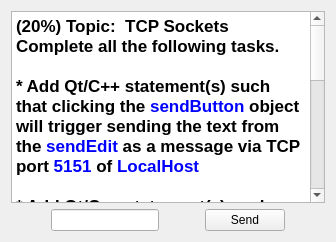
          <widget class="QWidget" name="tab_19">
           <attribute name="title">
            <string>b5</string>
           </attribute>
           <layout class="QVBoxLayout" name="verticalLayout_22">
            <item>
             <widget class="QTextBrowser" name="textBrowser_20">
              <property name="html">
               <string>&lt;!DOCTYPE HTML PUBLIC &quot;-//W3C//DTD HTML 4.0//EN&quot; &quot;http://www.w3.org/TR/REC-html40/strict.dtd&quot;&gt;
&lt;html&gt;&lt;head&gt;&lt;meta name=&quot;qrichtext&quot; content=&quot;1&quot; /&gt;&lt;style type=&quot;text/css&quot;&gt;
p, li { white-space: pre-wrap; }
&lt;/style&gt;&lt;/head&gt;&lt;body style=&quot; font-family:'Sans'; font-size:10pt; font-weight:400; font-style:normal;&quot;&gt;
&lt;p style=&quot; margin-top:0px; margin-bottom:0px; margin-left:0px; margin-right:0px; -qt-block-indent:0; text-indent:0px;&quot;&gt;&lt;span style=&quot; font-family:'.Lucida Grande UI'; font-size:13pt; font-weight:600;&quot;&gt;(20%) Topic:  TCP Sockets&lt;/span&gt;&lt;/p&gt;
&lt;p style=&quot; margin-top:0px; margin-bottom:0px; margin-left:0px; margin-right:0px; -qt-block-indent:0; text-indent:0px;&quot;&gt;&lt;span style=&quot; font-family:'.Lucida Grande UI'; font-size:13pt; font-weight:600;&quot;&gt;Complete all the following tasks.&lt;/span&gt;&lt;/p&gt;
&lt;p style=&quot;-qt-paragraph-type:empty; margin-top:0px; margin-bottom:0px; margin-left:0px; margin-right:0px; -qt-block-indent:0; text-indent:0px; font-family:'.Lucida Grande UI'; font-size:13pt; font-weight:600;&quot;&gt;&lt;br /&gt;&lt;/p&gt;
&lt;p style=&quot; margin-top:0px; margin-bottom:0px; margin-left:0px; margin-right:0px; -qt-block-indent:0; text-indent:0px;&quot;&gt;&lt;span style=&quot; font-family:'.Lucida Grande UI'; font-size:13pt; font-weight:600;&quot;&gt;* Add Qt/C++ statement(s) such that clicking the &lt;/span&gt;&lt;span style=&quot; font-family:'.Lucida Grande UI'; font-size:13pt; font-weight:600; color:#0000ff;&quot;&gt;sendButton&lt;/span&gt;&lt;span style=&quot; font-family:'.Lucida Grande UI'; font-size:13pt; font-weight:600;&quot;&gt; object will trigger sending the text from the &lt;/span&gt;&lt;span style=&quot; font-family:'.Lucida Grande UI'; font-size:13pt; font-weight:600; color:#0000ff;&quot;&gt;sendEdit&lt;/span&gt;&lt;span style=&quot; font-family:'.Lucida Grande UI'; font-size:13pt; font-weight:600;&quot;&gt; as a message via TCP port &lt;/span&gt;&lt;span style=&quot; font-family:'.Lucida Grande UI'; font-size:13pt; font-weight:600; color:#0000ff;&quot;&gt;5151&lt;/span&gt;&lt;span style=&quot; font-family:'.Lucida Grande UI'; font-size:13pt; font-weight:600;&quot;&gt; of &lt;/span&gt;&lt;span style=&quot; font-family:'.Lucida Grande UI'; font-size:13pt; font-weight:600; color:#0000ff;&quot;&gt;LocalHost     &lt;/span&gt;&lt;/p&gt;
&lt;p style=&quot;-qt-paragraph-type:empty; margin-top:0px; margin-bottom:0px; margin-left:0px; margin-right:0px; -qt-block-indent:0; text-indent:0px; font-family:'.Lucida Grande UI'; font-size:13pt; font-weight:600;&quot;&gt;&lt;br /&gt;&lt;/p&gt;
&lt;p style=&quot; margin-top:0px; margin-bottom:0px; margin-left:0px; margin-right:0px; -qt-block-indent:0; text-indent:0px;&quot;&gt;&lt;span style=&quot; font-family:'.Lucida Grande UI'; font-size:13pt; font-weight:600;&quot;&gt;* Add Qt/C++ statement(s) such that the &lt;/span&gt;&lt;span style=&quot; font-family:'.Lucida Grande UI'; font-size:13pt; font-weight:600; color:#0000ff;&quot;&gt;sendEdit &lt;/span&gt;&lt;span style=&quot; font-family:'.Lucida Grande UI'; font-size:13pt; font-weight:600;&quot;&gt;object is cleared after the text has been sent&lt;/span&gt;&lt;/p&gt;
&lt;p style=&quot;-qt-paragraph-type:empty; margin-top:0px; margin-bottom:0px; margin-left:0px; margin-right:0px; -qt-block-indent:0; text-indent:0px; font-family:'.Lucida Grande UI'; font-size:13pt; font-weight:600;&quot;&gt;&lt;br /&gt;&lt;/p&gt;
&lt;p style=&quot; margin-top:0px; margin-bottom:0px; margin-left:0px; margin-right:0px; -qt-block-indent:0; text-indent:0px;&quot;&gt;&lt;span style=&quot; font-family:'.Lucida Grande UI'; font-size:13pt; font-weight:600;&quot;&gt;* For full credit, this send function must work each time &lt;/span&gt;&lt;span style=&quot; font-family:'.Lucida Grande UI'; font-size:13pt; font-weight:600; color:#0000ff;&quot;&gt;sendButton&lt;/span&gt;&lt;span style=&quot; font-family:'.Lucida Grande UI'; font-size:13pt; font-weight:600;&quot;&gt; is clicked&lt;/span&gt;&lt;/p&gt;
&lt;p style=&quot;-qt-paragraph-type:empty; margin-top:0px; margin-bottom:0px; margin-left:0px; margin-right:0px; -qt-block-indent:0; text-indent:0px; font-family:'.Lucida Grande UI'; font-size:13pt; font-weight:600; color:#000000;&quot;&gt;&lt;br /&gt;&lt;/p&gt;
&lt;p style=&quot; margin-top:0px; margin-bottom:0px; margin-left:0px; margin-right:0px; -qt-block-indent:0; text-indent:0px;&quot;&gt;&lt;span style=&quot; font-family:'.Lucida Grande UI'; font-size:13pt; font-weight:600; color:#000000;&quot;&gt;Hints:&lt;/span&gt;&lt;/p&gt;
&lt;p style=&quot; margin-top:0px; margin-bottom:0px; margin-left:0px; margin-right:0px; -qt-block-indent:0; text-indent:0px;&quot;&gt;&lt;span style=&quot; font-family:'.Lucida Grande UI'; font-size:13pt; font-weight:600; color:#000000;&quot;&gt;Type &lt;/span&gt;&lt;span style=&quot; font-family:'.Lucida Grande UI'; font-size:13pt; font-weight:600; color:#ff0000;&quot;&gt;nc -l 5151&lt;/span&gt;&lt;span style=&quot; font-family:'.Lucida Grande UI'; font-size:13pt; font-weight:600; color:#000000;&quot;&gt; in a terminal window &lt;/span&gt;&lt;span style=&quot; font-family:'.Lucida Grande UI'; font-size:13pt; font-weight:600; color:#0000ff;&quot;&gt;before&lt;/span&gt;&lt;span style=&quot; font-family:'.Lucida Grande UI'; font-size:13pt; font-weight:600; color:#000000;&quot;&gt; trying to send a message in order to verify the message has been sent (lowercase L, not digit one)&lt;/span&gt;&lt;/p&gt;
&lt;p style=&quot;-qt-paragraph-type:empty; margin-top:0px; margin-bottom:0px; margin-left:0px; margin-right:0px; -qt-block-indent:0; text-indent:0px; font-family:'.Lucida Grande UI'; font-size:13pt; font-weight:600; color:#000000;&quot;&gt;&lt;br /&gt;&lt;/p&gt;
&lt;p style=&quot; margin-top:0px; margin-bottom:0px; margin-left:0px; margin-right:0px; -qt-block-indent:0; text-indent:0px;&quot;&gt;&lt;span style=&quot; font-family:'.Lucida Grande UI'; font-size:13pt; font-weight:600; color:#ff0000;&quot;&gt;Do NOT use the Designer tool to modify the main form itself or to create the pop-up dialog or you will receive&lt;/span&gt;&lt;span style=&quot; font-family:'.Lucida Grande UI'; font-size:13pt; font-weight:600; color:#000000;&quot;&gt; zero credit (0 points).&lt;/span&gt;&lt;/p&gt;&lt;/body&gt;&lt;/html&gt;</string>
              </property>
             </widget>
            </item>
            <item>
             <layout class="QHBoxLayout" name="horizontalLayout_24">
              <item>
               <spacer name="horizontalSpacer_31">
                <property name="orientation">
                 <enum>Qt::Horizontal</enum>
                </property>
                <property name="sizeHint" stdset="0">
                 <size>
                  <width>40</width>
                  <height>20</height>
                 </size>
                </property>
               </spacer>
              </item>
              <item>
               <widget class="QLineEdit" name="a3b5lineedit"/>
              </item>
              <item>
               <spacer name="horizontalSpacer_32">
                <property name="orientation">
                 <enum>Qt::Horizontal</enum>
                </property>
                <property name="sizeHint" stdset="0">
                 <size>
                  <width>40</width>
                  <height>20</height>
                 </size>
                </property>
               </spacer>
              </item>
              <item>
               <widget class="QPushButton" name="a3b5button">
                <property name="text">
                 <string>Send</string>
                </property>
               </widget>
              </item>
              <item>
               <spacer name="horizontalSpacer_33">
                <property name="orientation">
                 <enum>Qt::Horizontal</enum>
                </property>
                <property name="sizeHint" stdset="0">
                 <size>
                  <width>40</width>
                  <height>20</height>
                 </size>
                </property>
               </spacer>
              </item>
             </layout>
            </item>
           </layout>
          </widget>
